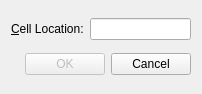
<?xml version="1.0" encoding="UTF-8"?>
<ui version="4.0">
 <class>GoToCellDialog</class>
 <widget class="QWidget" name="GoToCellDialog">
  <property name="geometry">
   <rect>
    <x>0</x>
    <y>0</y>
    <width>202</width>
    <height>94</height>
   </rect>
  </property>
  <property name="windowTitle">
   <string>Go to Cell</string>
  </property>
  <layout class="QVBoxLayout">
   <item>
    <layout class="QHBoxLayout">
     <item>
      <widget class="QLabel" name="label">
       <property name="text">
        <string>&amp;Cell Location:</string>
       </property>
       <property name="buddy">
        <cstring>lineEdit</cstring>
       </property>
      </widget>
     </item>
     <item>
      <widget class="QLineEdit" name="lineEdit"/>
     </item>
    </layout>
   </item>
   <item>
    <layout class="QHBoxLayout">
     <item>
      <spacer>
       <property name="orientation">
        <enum>Qt::Horizontal</enum>
       </property>
       <property name="sizeHint" stdset="0">
        <size>
         <width>40</width>
         <height>20</height>
        </size>
       </property>
      </spacer>
     </item>
     <item>
      <widget class="QPushButton" name="okButton">
       <property name="enabled">
        <bool>false</bool>
       </property>
       <property name="text">
        <string>OK</string>
       </property>
       <property name="default">
        <bool>true</bool>
       </property>
      </widget>
     </item>
     <item>
      <widget class="QPushButton" name="cancelButton">
       <property name="text">
        <string>Cancel</string>
       </property>
      </widget>
     </item>
    </layout>
   </item>
  </layout>
 </widget>
 <tabstops>
  <tabstop>lineEdit</tabstop>
  <tabstop>okButton</tabstop>
  <tabstop>cancelButton</tabstop>
 </tabstops>
 <resources/>
 <connections/>
</ui>
